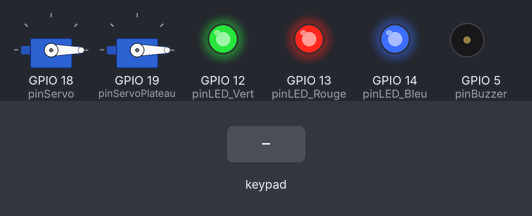
A sketch run on a simulated ESP32-S3. Parts: 2 × servo, output pins drawn as LEDs (lit = HIGH), buzzer (waves = sounding, pin HIGH). Dashed ring = blinking. The inputs (shaded band) are chosen by the test bench. The local clock reads 2024-03-15 10:24:30 at power-on unless the sketch sets it; what the sketch prints to the serial monitor is not drawn.

Above: at 3.6 s.
3.7 s: key '#' pressed
At 3.78 s:
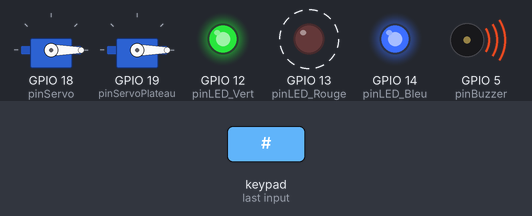
6.7 s: keypad keys 1 2 3 4 # pressed 0.4 s apart
At 9.7 s:
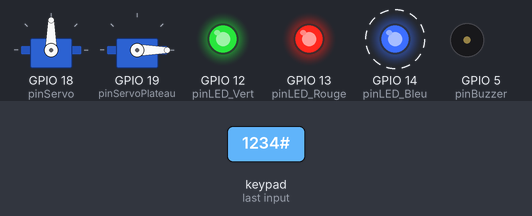
10.8 s: key '*' pressed
At 11.7 s:
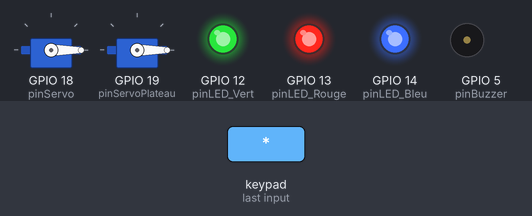
Timing chart, 0 to 13.8 s (numbered marks = the images above; inputs shaded):
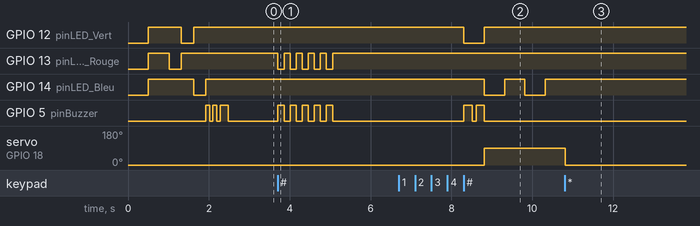

Measured:
- after the input at 3.7 s, GPIO 13 (pinLED_Rouge): alternates HIGH for 0.15 s and LOW for 0.15 s, 10 changes in all, then stays HIGH, starting at once; GPIO 5 (pinBuzzer): alternates HIGH for 0.15 s and LOW for 0.15 s, 10 changes in all, then stays LOW, starting at once
- after the input at 6.7 s, GPIO 12 (pinLED_Vert): HIGH → LOW after 1.6 s, → HIGH 0.50 s later; GPIO 14 (pinLED_Bleu): alternates HIGH for 0.50 s and LOW for 0.50 s, starting after 2.1 s
- after the input at 10.8 s, GPIO 14 (pinLED_Bleu): stops changing and stays HIGH; servo on GPIO 18 (pinServo): 90° → 0° at once

The sketch:

servo.ino
```cpp
// =====================================================
// PROJET IOT — SÉCURITÉ + RTC DS3231
// Migration Arduino Uno → ESP32-S3 N16R8
// =====================================================
// Composants : ESP32-S3 N16R8, Keypad 4x4, LED RGB
//              2× Servo SG90 (verrou + plateau), Buzzer, RTC DS3231
// =====================================================
// GPIO :
//   LED Rouge  → GPIO 13
//   LED Vert   → GPIO 12
//   LED Bleu   → GPIO 14
//   Buzzer     → GPIO 5
//   Servo verrou   → GPIO 18
//   Servo plateau  → GPIO 19 (angles : plateau_rotatif_geometrie.html)
//   RTC SDA    → GPIO 21
//   RTC SCL    → GPIO 17
//   Pavé R1-R4 → GPIO 1,2,4,6
//   Pavé C1-C4 → GPIO 7,8,9,11
// =====================================================

#include <Keypad.h>
#include <ESP32Servo.h>
#include <Wire.h>
#include <RTClib.h>

// ============== CONFIGURATION CLAVIER 4x4 ==============
const byte ROWS = 4;
const byte COLS = 4;

char keys[ROWS][COLS] = {
  {'1', '2', '3', 'A'},
  {'4', '5', '6', 'B'},
  {'7', '8', '9', 'C'},
  {'*', '0', '#', 'D'}
};

byte rowPins[ROWS] = {1, 2, 4, 6};
byte colPins[COLS] = {7, 8, 9, 11};

Keypad clavier = Keypad(makeKeymap(keys), rowPins, colPins, ROWS, COLS);

// ============== CONFIGURATION LED RGB ==============
// ⚠️ LED anode commune : 0 = allumé, 255 = éteint
const int pinLED_Rouge = 13;
const int pinLED_Vert  = 12;
const int pinLED_Bleu  = 14;

// ============== CONFIGURATION SERVO ==============
Servo monServo;
const int pinServo = 18;

// Plateau rotatif (géométrie : repos 0°, Matin 45°, Midi 105°, Soir 165°)
Servo servoPlateau;
const int pinServoPlateau = 19;
const int PLATEAU_REPOS = 0;
const int PLATEAU_MATIN = 45;
const int PLATEAU_MIDI  = 105;
const int PLATEAU_SOIR  = 165;
const unsigned long DELAI_PLATEAU_MS = 500;

// ============== CONFIGURATION BUZZER ==============
const int pinBuzzer = 5;

// ============== CONFIGURATION RTC ==============
RTC_DS3231 rtc;

// ============== RAPPELS MÉDICAMENTS ==============
struct Rappel {
  int heure;
  int minute;
  const char* nom;
};

Rappel rappels[] = {
  {8,  0,  "Matin"},
  {13, 56,  "Midi"},
  {18, 0,  "Soir"},
};
const int NB_RAPPELS = 3;

// ============== VARIABLES ==============
const String code        = "1234";
String saisieUtilisateur = "";
bool   rappelEnCours     = false;
int    dernierRappelMin  = -1;
long   dernierJourResetMinuit = -1;

// ================================================================
//  SERVO PLATEAU (alignement compartiment / fenêtre fixe)
// ================================================================
int anglePlateauPourIndexRappel(int indexRappel) {
  switch (indexRappel) {
    case 0: return PLATEAU_MATIN;
    case 1: return PLATEAU_MIDI;
    case 2: return PLATEAU_SOIR;
    default: return PLATEAU_REPOS;
  }
}

void plateauVersAngle(int angleDeg) {
  servoPlateau.write(angleDeg);
  delay(DELAI_PLATEAU_MS);
}

void verifierResetPlateauMinuit(DateTime now) {
  if (now.hour() != 0 || now.minute() != 0 || now.second() != 0)
    return;
  long cleJour = (long)now.year() * 10000L + (long)now.month() * 100L + (long)now.day();
  if (cleJour == dernierJourResetMinuit)
    return;
  dernierJourResetMinuit = cleJour;
  Serial.println(">> Minuit — plateau → position Matin (45 deg)");
  plateauVersAngle(PLATEAU_MATIN);
}

// ================================================================
//  LED RGB — LEDC API v3.x
// ================================================================
void setupLED() {
  ledcAttach(pinLED_Rouge, 5000, 8);
  ledcAttach(pinLED_Vert,  5000, 8);
  ledcAttach(pinLED_Bleu,  5000, 8);
}

void eteindre_LED() {
  ledcWrite(pinLED_Rouge, 255);
  ledcWrite(pinLED_Vert,  255);
  ledcWrite(pinLED_Bleu,  255);
}
void led_Rouge() {
  ledcWrite(pinLED_Rouge, 0);
  ledcWrite(pinLED_Vert,  255);
  ledcWrite(pinLED_Bleu,  255);
}
void led_Verte() {
  ledcWrite(pinLED_Rouge, 255);
  ledcWrite(pinLED_Vert,  0);
  ledcWrite(pinLED_Bleu,  255);
}
void led_Bleu() {
  ledcWrite(pinLED_Rouge, 255);
  ledcWrite(pinLED_Vert,  255);
  ledcWrite(pinLED_Bleu,  0);
}
void led_Jaune() {
  ledcWrite(pinLED_Rouge, 0);
  ledcWrite(pinLED_Vert,  0);
  ledcWrite(pinLED_Bleu,  255);
}

// ================================================================
//  BUZZER
// ================================================================
void bip(int duree_ms) {
  digitalWrite(pinBuzzer, HIGH);
  delay(duree_ms);
  digitalWrite(pinBuzzer, LOW);
}

void success_LED_Buzzer() {
  led_Verte();
  bip(200); delay(100); bip(200);
}

void erreur_LED_Buzzer() {
  for (int i = 0; i < 5; i++) {
    led_Rouge();
    digitalWrite(pinBuzzer, HIGH);
    delay(150);
    eteindre_LED();
    digitalWrite(pinBuzzer, LOW);
    delay(150);
  }
}

// ✅ MODIFIÉ — Sonne pendant 30 secondes avec LED jaune clignotante
// L'utilisateur peut interrompre en appuyant sur n'importe quelle touche
void bipRappel() {
  Serial.println(">> Alarme rappel — 30 secondes");
  unsigned long debut = millis();

  while (millis() - debut < 30000) {
    // Série de 3 bips
    led_Jaune();
    digitalWrite(pinBuzzer, HIGH); delay(200);
    digitalWrite(pinBuzzer, LOW);  delay(150);

    led_Jaune();
    digitalWrite(pinBuzzer, HIGH); delay(200);
    digitalWrite(pinBuzzer, LOW);  delay(150);

    led_Jaune();
    digitalWrite(pinBuzzer, HIGH); delay(300);
    digitalWrite(pinBuzzer, LOW);
    eteindre_LED();
    delay(600); // pause entre chaque série

    // Afficher le temps restant chaque 5 secondes
    unsigned long ecoule = millis() - debut;
    if (ecoule % 5000 < 100) {
      Serial.print("Alarme dans ");
      Serial.print((30000 - ecoule) / 1000);
      Serial.println("s...");
    }

    // L'utilisateur peut arrêter l'alarme en appuyant sur une touche
    char touche = clavier.getKey();
    if (touche) {
      Serial.println(">> Alarme interrompue par l'utilisateur");
      eteindre_LED();
      digitalWrite(pinBuzzer, LOW);
      // Si c'est un chiffre, l'ajouter à la saisie
      if (touche != '*' && touche != '#') {
        saisieUtilisateur += touche;
      }
      break;
    }
  }

  eteindre_LED();
  digitalWrite(pinBuzzer, LOW);
  Serial.println(">> Fin alarme — entrez votre PIN");
}

void bipAvertissement() {
  bip(300);
}

void bipDemarrage() {
  bip(100); delay(80);
  bip(100); delay(80);
  bip(200);
}

// ================================================================
//  AFFICHAGE HEURE
// ================================================================
void afficherHeure(DateTime now) {
  Serial.print(now.day());   Serial.print("/");
  Serial.print(now.month()); Serial.print("/");
  Serial.print(now.year());  Serial.print("  ");
  if (now.hour()   < 10) Serial.print("0");
  Serial.print(now.hour());   Serial.print(":");
  if (now.minute() < 10) Serial.print("0");
  Serial.print(now.minute()); Serial.print(":");
  if (now.second() < 10) Serial.print("0");
  Serial.print(now.second());
}

void logOuverture(DateTime now) {
  Serial.print(">>> OUVERTURE le ");
  afficherHeure(now);
  Serial.println();
}

// ================================================================
//  VÉRIFICATION RAPPELS
// ================================================================
void verifierRappels(DateTime now) {
  for (int i = 0; i < NB_RAPPELS; i++) {
    if (now.hour()   == rappels[i].heure  &&
        now.minute() == rappels[i].minute &&
        now.second() == 0                 &&
        dernierRappelMin != (int)(now.hour() * 60 + now.minute())) {

      dernierRappelMin = now.hour() * 60 + now.minute();
      rappelEnCours    = true;

      Serial.println("========================================");
      Serial.print("RAPPEL ");
      Serial.print(rappels[i].nom);
      Serial.print(" — ");
      afficherHeure(now);
      Serial.println();
      Serial.println("Heure de prendre vos medicaments !");
      Serial.println("Entrez votre code PIN pour ouvrir.");
      Serial.println("========================================");

      int ang = anglePlateauPourIndexRappel(i);
      Serial.print(">> Plateau → ");
      Serial.print(ang);
      Serial.println(" deg");
      plateauVersAngle(ang);

      // ✅ Sonne 30 secondes + LED jaune clignotante
      bipRappel();
    }
  }
}

// ================================================================
//  OUVERTURE BOÎTE
// ================================================================
void ouvrirBoite() {
  DateTime now = rtc.now();
  Serial.println(">> CODE CORRECT - OUVERTURE !");
  logOuverture(now);

  success_LED_Buzzer();
  rappelEnCours = false;

  Serial.println(">> Servo : 0 -> 90 deg");
  monServo.write(90);
  Serial.println(">> Boite OUVERTE — 60 secondes");
  Serial.println("   Appuyez sur '*' pour fermer manuellement");

  unsigned long debut = millis();
  bool etatLED = true;

  while (millis() - debut < 60000) {
    if (etatLED) led_Bleu(); else eteindre_LED();
    etatLED = !etatLED;

    if (millis() - debut >= 50000 && millis() - debut < 51000) {
      Serial.println(">> Fermeture dans 10 secondes...");
      bipAvertissement();
    }

    delay(500);

    char touche = clavier.getKey();
    if (touche == '*') {
      Serial.println(">> Fermeture manuelle");
      break;
    }
  }

  monServo.write(0);
  Serial.println(">> Servo : 90 -> 0 deg");
  Serial.println("=== BOITE REVERROUILEE ===");
  Serial.print(">> Plateau → repos (angle mort) ");
  Serial.print(PLATEAU_REPOS);
  Serial.println(" deg");
  plateauVersAngle(PLATEAU_REPOS);
  eteindre_LED();
  saisieUtilisateur = "";
}

// ================================================================
//  ALERTE ERREUR
// ================================================================
void alerteErreur() {
  Serial.println(">> CODE INCORRECT - ACCES REFUSE !");
  erreur_LED_Buzzer();
  Serial.println(">> Boite reste fermee");
}

// ================================================================
//  VÉRIFIER CODE
// ================================================================
void verifierCode() {
  Serial.print("Code saisi : ");
  for (int i = 0; i < (int)saisieUtilisateur.length(); i++) Serial.print("*");
  Serial.println();

  if (saisieUtilisateur == code) {
    ouvrirBoite();
  } else {
    alerteErreur();
  }

  saisieUtilisateur = "";
}

// ================================================================
//  SETUP
// ================================================================
void setup() {
  Serial.begin(115200);
  delay(500);

  Wire.begin(21, 17);

  // LED
  setupLED();
  eteindre_LED();

  // Buzzer
  pinMode(pinBuzzer, OUTPUT);
  digitalWrite(pinBuzzer, LOW);

  // Servos
  monServo.attach(pinServo);
  monServo.write(0);
  servoPlateau.attach(pinServoPlateau);
  servoPlateau.write(PLATEAU_REPOS);
  delay(DELAI_PLATEAU_MS);

  // RTC
  if (!rtc.begin()) {
    Serial.println("ERREUR : RTC introuvable !");
    led_Rouge();
    while (1);
  }
  if (rtc.lostPower()) {
    rtc.adjust(DateTime(F(__DATE__), F(__TIME__)));
    Serial.println("RTC regle depuis heure compilation");
  }

  Serial.println("========================================");
  Serial.println("   Boite a Pharmacie — ESP32-S3 N16R8");
  Serial.println("========================================");
  Serial.println("Code PIN : 1234");
  Serial.println("'#' valider | '*' effacer");
  Serial.print("Rappels : ");
  for (int i = 0; i < NB_RAPPELS; i++) {
    if (rappels[i].heure  < 10) Serial.print("0");
    Serial.print(rappels[i].heure); Serial.print("h");
    if (rappels[i].minute < 10) Serial.print("0");
    Serial.print(rappels[i].minute); Serial.print(" ");
  }
  Serial.println();
  Serial.println("Plateau GPIO 19 : repos 0 / Matin 45 / Midi 105 / Soir 165");
  Serial.println("----------------------------------------");

  led_Rouge();  delay(300);
  led_Verte();  delay(300);
  led_Bleu();   delay(300);
  eteindre_LED();
  bipDemarrage();
}

// ================================================================
//  LOOP
// ================================================================
void loop() {
  DateTime now = rtc.now();

  // Afficher heure chaque seconde
  static unsigned long dernierAffichage = 0;
  if (millis() - dernierAffichage >= 1000) {
    dernierAffichage = millis();
    afficherHeure(now);
    if (rappelEnCours) Serial.print("  *** RAPPEL EN ATTENTE ***");
    Serial.println();
  }

  // Vérifier les rappels
  verifierRappels(now);
  verifierResetPlateauMinuit(now);

  // Lecture pavé
  char touche = clavier.getKey();
  if (touche) {
    Serial.print("[Touche] "); Serial.println(touche);

    if (touche == '#') {
      verifierCode();
    } else if (touche == '*') {
      saisieUtilisateur = "";
      eteindre_LED();
      Serial.println(">> Saisie effacee");
    } else {
      saisieUtilisateur += touche;
      Serial.print(">> Code : ");
      for (int i = 0; i < (int)saisieUtilisateur.length(); i++) Serial.print("*");
      Serial.println();
    }
  }
}
```
